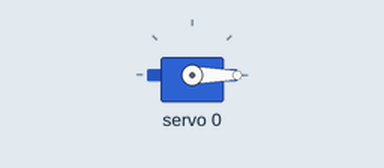
Bench run of a sketch on a simulated Arduino Uno, built with avr-gcc and run on an emulated ATmega328P. On the bench: servo.

Above: at 0.05 s.
At 1.6 s:
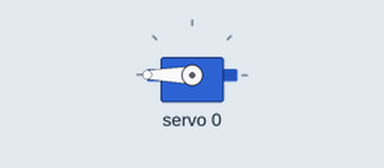
At 3.2 s:
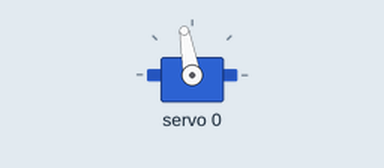
At 6.35 s:
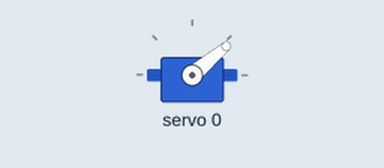
Timing chart, 0 to 9.6 s (numbered marks = the images above):
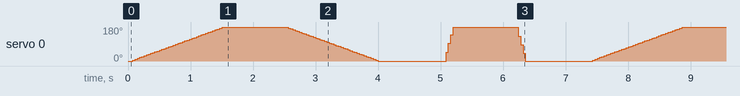

Measured:
- by itself, servo 0: moves between 0° and 180°, repeating every 7.4 s

The sketch:

ch10_adafruit_pwm_servo_shield.ino
```cpp
#include <Wire.h>
#include <Adafruit_PWMServoDriver.h>
// 定義脈衝寬度上下限，每個伺服馬達都不一樣，
// 此處以Tower Pro SG90為例
#define PW_LOWER_BOUND 500 // PW是Pulse Width脈衝寬度
#define PW_UPPER_BOUND 2400

// 這塊擴充板需要的設定
#define FREQ 50 // Hz，送出脈衝的頻率
#define RESOLUTION 4096 // 12位元
// 建立代表PWM/Servo擴充板的物件
Adafruit_PWMServoDriver shield = Adafruit_PWMServoDriver();
double pwTotal; // 儲存一個完整脈衝的總長度，高低電位的部份都包含

void setup() {
  shield.begin(); // 初始化並啟動
  shield.setPWMFreq(FREQ); // 設定發出PWM脈衝的頻率
  pwTotal = 1000000; // 1秒有1,000,000μs
  pwTotal /= FREQ; // 除以頻率，找出一次完整脈衝佔多長時間
}
// 參數n，第幾個伺服馬達，0~15
// 參數us，microsecond(μs)，脈衝寬度
void setPulseWidth(int n, double us){
  if(us < PW_LOWER_BOUND)
    us = PW_LOWER_BOUND;
  if(us > PW_UPPER_BOUND)
    us = PW_UPPER_BOUND;

  shield.setPWM(n, 0, us / pwTotal * RESOLUTION);
}
// 參數n，第幾個伺服馬達，0~15
// 參數angle，角度0~180，映射到脈衝寬度PW_LOWER_BOUND與PW_UPPER_BOUND
void setAngle(int n, double angle){
  if(angle < 0)
    angle = 0;
  if(angle > 180)
    angle = 180;

  double pw = map(angle, 0, 180, PW_LOWER_BOUND, PW_UPPER_BOUND);
  setPulseWidth(n, pw);
}
void loop() {
  int i;
  for(i = PW_LOWER_BOUND; i <= PW_UPPER_BOUND; i++){
    setPulseWidth(0, i);
  }
  delay(1000);
  for(i = PW_UPPER_BOUND; i >= PW_LOWER_BOUND; i--){
    setPulseWidth(0, i);
  }
  delay(1000);
  for(i = 0; i <= 180; i++){
    setAngle(0, i);
  }
  delay(1000);
  for(i = 180; i >= 0; i--){
    setAngle(0, i);
  }
  delay(1000);
}
```
